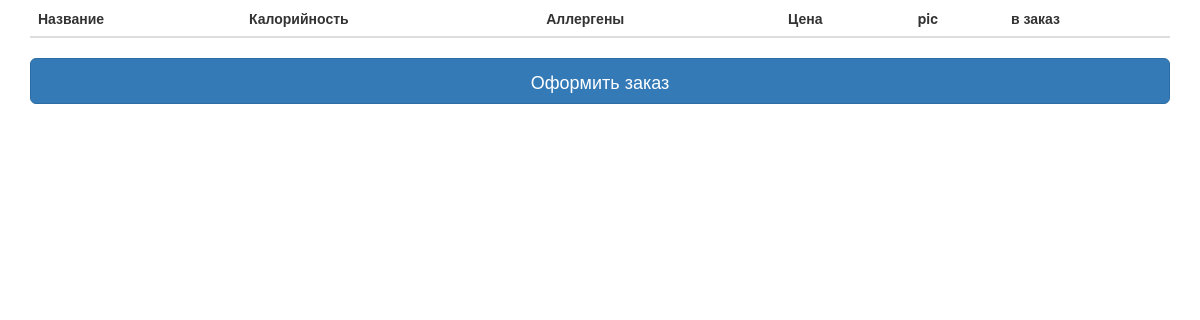
The app's page /, older data.
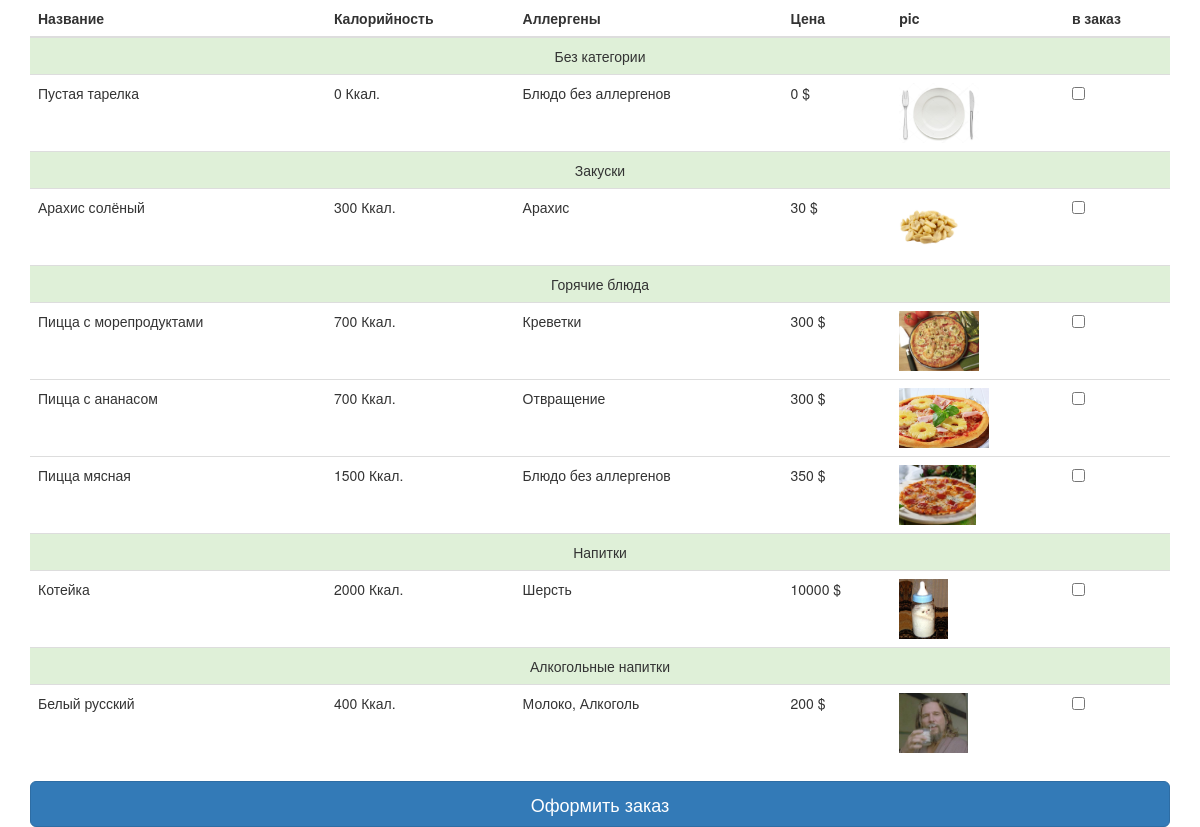
The same page, newer data.
### app/models.py (models this page shows, shortened)
class Dish(models.Model):
    CATEGORY_CHOICES = (
        (None, 'Без категории'),
        (0, 'Закуски'),
        (1, 'Горячие блюда'),
        (2, 'Десерты'),
        (3, 'Напитки'),
        (4, 'Алкогольные напитки')
    )
    name = models.CharField(max_length=100, verbose_name='Название')
    calorie = models.PositiveSmallIntegerField(verbose_name='Калорийность')
    allergen = models.ManyToManyField(Allergen, related_name='dish', verbose_name='Аллергены', blank=True)
    category = models.PositiveSmallIntegerField(choices=CATEGORY_CHOICES, null=True, blank=True)
    price = models.PositiveSmallIntegerField(verbose_name='Цена')
    picture = models.ImageField(upload_to='static/images/menu/', default='static/images/menu/no_img.jpg')

class Allergen(models.Model):
    name = models.CharField(max_length=100, verbose_name=u'Название')
    def __str__(self):
        return f"{self.name}"

### app/views.py (the view)
# urls.py: url(r'^$',                  views.get_menu),
def get_menu(request):
    menu = Dish.objects.all().order_by('category')
    category = Dish.CATEGORY_CHOICES
    return render(request, 'menu.html', {"menu": menu, "category": category})

### templates/menu.html (shortened to what this page needs)
<!DOCTYPE html>
<html lang="ru">
    <head>
        <link rel="stylesheet" type="text/css" href="https://maxcdn.bootstrapcdn.com/bootstrap/3.3.7/css/bootstrap.min.css">
        <link rel="stylesheet" href="https://cdnjs.cloudflare.com/ajax/libs/bootstrap-select/1.12.2/css/bootstrap-select.min.css">
    </head>
    <body>
        <div class="content">
            <div class="container">
                <div class="row row-centered">
                    <div class="col-md-12">
                        <form action="/subtotal/" method="post">
                            <table class="table">
                                <thead>
                                    <tr>
                                        <th>Название</th>
                                        <th>Калорийность</th>
                                        <th>Аллергены</th>
                                        <th>Цена</th>
                                        <th>pic</th>
                                        <th>в заказ</th>
                                    </tr>
                                </thead>
                                <tbody>
                                    {% regroup menu by get_category_display as category_list %}
                                    {% for category_item in category_list %}
                                        <tr class="success">
                                            <td colspan="6" style="text-align:center">{{ category_item.grouper }}</td>
                                        </tr>
                                        {% for dish in category_item.list %}
                                            <tr>
                                                <td>{{ dish.name }}</td>
                                                <td>{{ dish.calorie }} Ккал.</td>
                                                <td>
                                                    {% if dish.allergen.all %}
                                                        {{ dish.allergen.all|join:", " }}
                                                    {% else %}
                                                        Блюдо без аллергенов
                                                    {% endif %}
                                                </td>
                                                <td>{{ dish.price }} $</td>
                                                <td><img class="media-object" height=60px src="{{dish.picture}}"></td>
                                                <td><input type="checkbox" name="dish" value={{ dish.id }}></td>
                                            </tr>
                                        {% endfor %}
                                    {% endfor %}
                                </tbody>
                            </table>
                            <button type="submit" class="btn btn-primary btn-lg btn-block">Оформить заказ</button>
                        </form>
                    </div>
                </div>
            </div>
        </div>
    </body>
</html>

Row changes from the older to the newer data that the page shows:
added Dish: name "Пустая тарелка", calorie "0", shows "Блюдо без аллергенов", price "0", picture (placeholder picture), shown under "Без категории"
added Dish: name "Арахис солёный", calorie "300", allergen.all "Арахис", price "30", picture (picture), shown under "Закуски"
added Dish: name "Пицца с морепродуктами", calorie "700", allergen.all "Креветки", price "300", picture (picture), shown under "Горячие блюда"
added Dish: name "Пицца с ананасом", calorie "700", allergen.all "Отвращение", price "300", picture (picture), shown under "Горячие блюда"
added Dish: name "Пицца мясная", calorie "1500", shows "Блюдо без аллергенов", price "350", picture (picture), shown under "Горячие блюда"
added Dish: name "Котейка", calorie "2000", allergen.all "Шерсть", price "10000", picture (picture), shown under "Напитки"
added Dish: name "Белый русский", calorie "400", allergen.all "Молоко, Алкоголь", price "200", picture (picture), shown under "Алкогольные напитки"
Text that changed along with them:
new list line: "Без категории"
new list line: "Закуски"
new list line: "Горячие блюда"
new list line: "Напитки"
new list line: "Алкогольные напитки"
